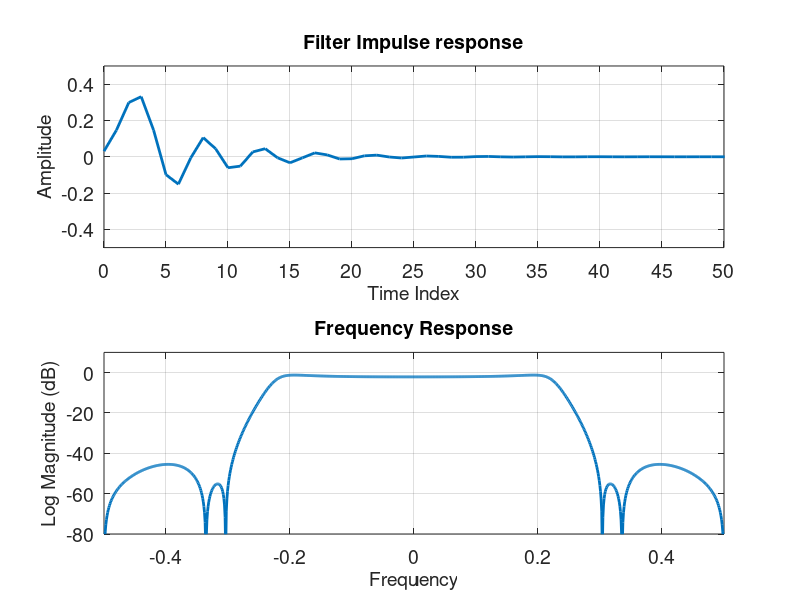
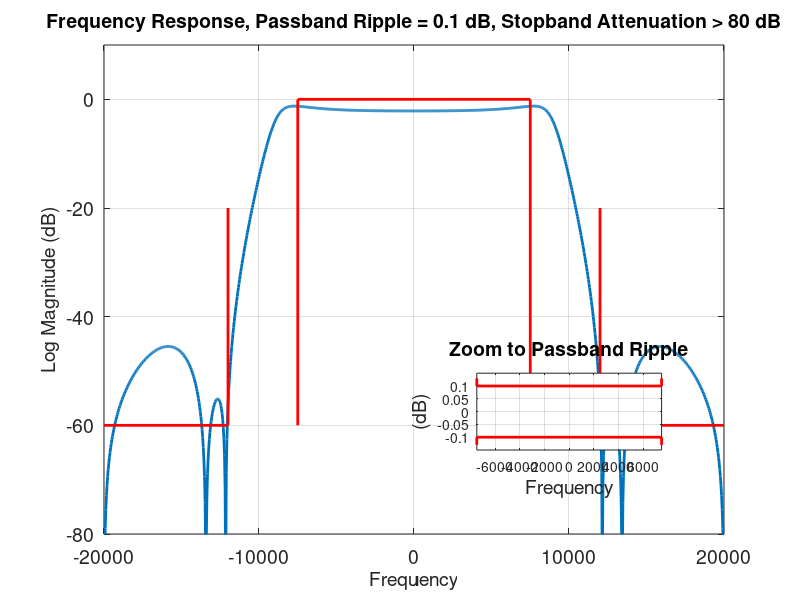
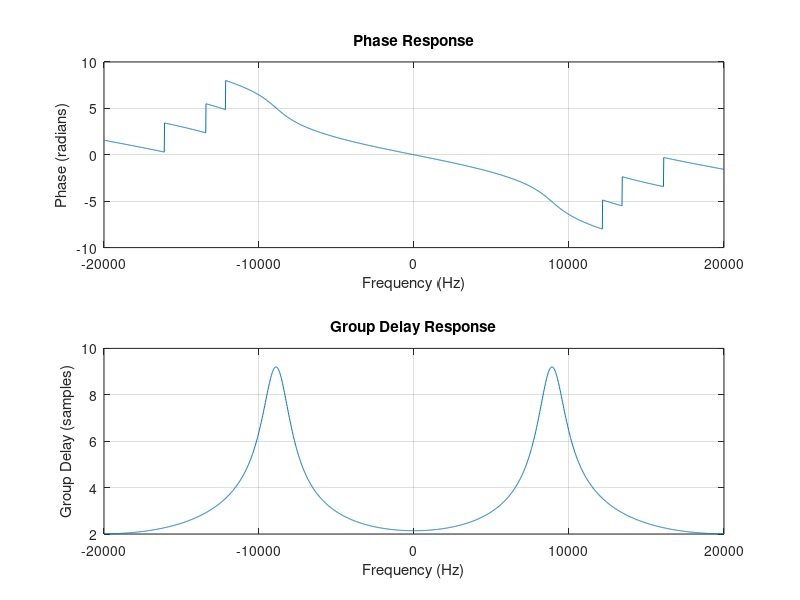
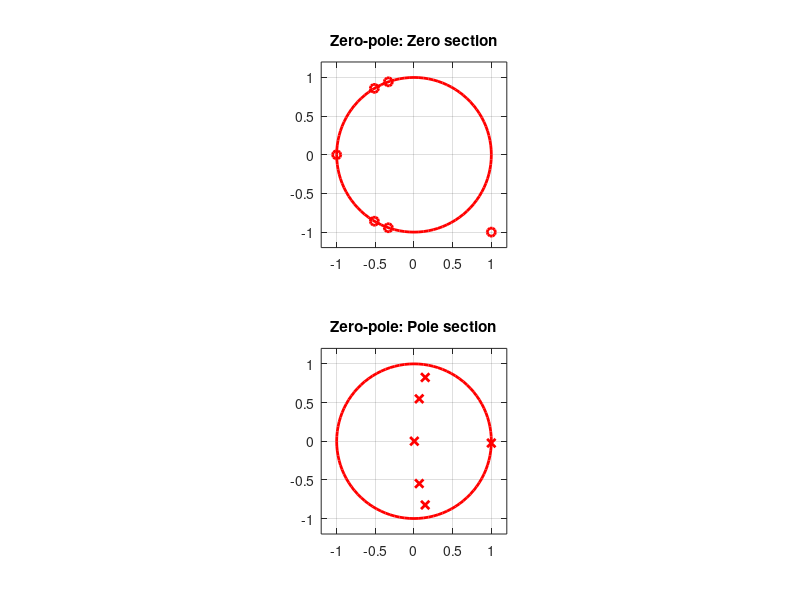

These figures' MATLAB source, in order: (Note: this script raises an error after producing the figures.)
% Clearing data
clc;
close all;
clf reset;
clear;

%%
% Set up

N=7;        % Order of filter
Rs= 60;     % Stopband ripple (dB)

% Math for stopband edge frequency
% W1 = (stopband frequency) / (sampling rate / 2)
f_s = 40e3;
f_stop = 12e3;
f_pass = 7.5e3;

W1 = 2 * f_stop / f_s;
% W1 = 0.30;   % Normalized cutoff frequency (rounded up for margin)

% Designs a Chebyshev Type 2 digital filter
% Ripple in stopband, and ripple-free passband
% Outputs numerator (bb) and denominator (aa) coefficients
[bb,aa] = cheby2(N,Rs,W1, 'low');

% Second order section
[sos,g] = tf2sos(bb,aa);

c1 = sos(1,:);
c2 = sos(2,:);
c3 = sos(3,:);
c4 = sos(4,:);

% Calculating stage factor (used to normalize gain of each sos)
filter_cnt = length(sos(:,1));
factor = zeros(1,filter_cnt);

% Gets factor for each second-order filter
for i=1:filter_cnt
    factor(i) = sum(sos(i,4:6))/sum(sos(i,1:3)); 
end

%%%%%%%%%%%%%%%%%%%%%%%%%%%%%%%%%%%%%%%%%%%%%%%%%%%%%%%%
%% 
% Calculating impulse response (100 samples)
x = [1 zeros(1,100)];
weights = zeros(1,filter_cnt*2-1);
disp(length(weights))
% goes through each sample
feed_forward = 0;
output = zeros(1,101);
for n=1:101
    % Cascades through each filter
    for m=1:filter_cnt
        % w = 0;
        if (m == 1)
            w = x(n)-weights(1) * sos(m,5);                         % feedback term
            feed_forward = (w + weights(1)*sos(1,2))*factor(1);     % scaled feed forward term
            weights(1) = w;                                         % shift feedback into register
        else
            w = feed_forward - weights(2*m-2) * sos(m,5) - ...      % feedback term
                weights(2*m-1) * sos(m,6);
            feed_forward = (w + weights(2*m-2) * sos(m,2) + ...     % scaled feed forward term
                weights(2*m-1) * sos(m,3)) * factor(m);
            weights(2*m-1) = weights(2*m-2);                        % shift feedback from first register to second
            weights(2*m-2) = w;                                     % shift feedback into first
        end
        if (m == filter_cnt)
            output(n) = feed_forward;
        end
    end
end

figure(1)
subplot(2,1,1)
plot(0:100,output,'linewidth',2)
grid on
axis([0 50 -0.5 0.5])
set(gca,'fontsize',14)
set(gca,'xtick',[0:5:100])
title('Filter Impulse response','fontsize',14)
xlabel('Time Index','fontsize',14)
ylabel('Amplitude','fontsize',14)

subplot(2,1,2)
fft_hh = fftshift(20*log10(abs(fft(output,1024))));
plot(-0.5:1/1024:0.5-1/1024,fft_hh,'linewidth',2)
grid on
axis([-0.5 0.5 -80 10])
set(gca,'fontsize',14)
title('Frequency Response','fontsize',14)
xlabel('Frequency','fontsize',14)
ylabel('Log Magnitude (dB)','fontsize',14)

%%%%%%%%%%%%%%%%%%%%%%%%%%%%%%%%%%%%%%%%%%%%%%%%%%%%%%%%
%% 
% Zoom to passband ripple + Log mag frequency response
figure(2)
pb_percent = f_pass;
sb_percent = f_stop;

plot(-f_s/2:f_s/1024:f_s/2- f_s/1024,fft_hh,'linewidth',2)
hold on
plot([sb_percent sb_percent f_s/2],[-20 -60 -60],'r','linewidth',2)
plot([-sb_percent -sb_percent -f_s/2],[-20 -60 -60],'r','linewidth',2)
plot([-pb_percent -pb_percent pb_percent pb_percent],[-60 0 0 -60],'r','linewidth',2)
hold off
grid on
axis([-f_s/2 f_s/2 -80 10])
set(gca,'fontsize',14)
title('Frequency Response, Passband Ripple = 0.1 dB, Stopband Attenuation > 80 dB','fontsize',14)
xlabel('Frequency','fontsize',14)
ylabel('Log Magnitude (dB)','fontsize',14)

axes('position',[0.596 0.25 0.231 0.128])
plot(-f_s/2:f_s/1024:f_s/2- f_s/1024,fft_hh,'linewidth',2)
hold on
plot([-pb_percent -pb_percent pb_percent pb_percent],[-0.13 -0.1 -0.1 -0.13],'r','linewidth',2)
plot([-pb_percent -pb_percent pb_percent pb_percent],[+0.13 +0.1 +0.1 +0.13],'r','linewidth',2)
hold off
grid on
axis([-7.5e3 7.5e3 -0.15 0.15])
title('Zoom to Passband Ripple','fontsize',14)
xlabel('Frequency','fontsize',14)
ylabel('(dB)','fontsize',14)

%%%%%%%%%%%%%%%%%%%%%%%%%%%%%%%%%%%%%%%%%%%%%%%%%%%%%%%%
%%
% Phase response and Group delay
figure(3)
[H, w] = freqz(bb, aa, 1024, f_s);

% Extend to negative frequencies
w_full = [-flip(w(2:end)); w];     % Frequency axis from -fs/2 to fs/2
H_full = [conj(flip(H(2:end))); H]; % Mirror and conjugate response

% Phase response (unwrap to make it continuous)
% Represents how much phase distortion the filter has at each frequency
phase = unwrap(angle(H_full));

% Group delay (manually compute for negative frequencies)
% Represents how much time delay (in samples) the signal components
% experience at each frequency
[gd, w_gd] = grpdelay(bb, aa, 1024, f_s);
gd_full = [flip(gd(2:end)); gd]; % Symmetric group delay for negative frequencies

% Plot Phase Response
subplot(2, 1, 1);
plot(w_full, phase);
title('Phase Response');
xlabel('Frequency (Hz)');
ylabel('Phase (radians)');
grid on;

% Plot Group Delay
subplot(2, 1, 2);
plot([-flip(w_gd(2:end)); w_gd], gd_full);
title('Group Delay Response');
xlabel('Frequency (Hz)');
ylabel('Group Delay (samples)');
grid on;

%%%%%%%%%%%%%%%%%%%%%%%%%%%%%%%%%%%%%%%%%%%%%%%%%%%%%%%%
% Pole-zero plot
% Used for understanding stability of system
% Zeros are the root of the numerators of the polynomial
% Poles are the root of the denominators of the polynomial

figure(4)
subplot(2,1,1)
plot(0,0)
plot(exp(1i*2*pi*(0:0.01:1)),'r','linewidth',2)
hold on

% Plotting zeroes
plot(-1,0,'ro','linewidth',2)
plot(roots(c2(1:3)),'ro','linewidth',2)
plot(roots(c3(1:3)),'ro','linewidth',2)
plot(roots(c4(1:3)),'ro','linewidth',2)

hold off
grid on
axis('equal')
axis([-1.2 1.2 -1.2 1.2])
title('Zero-pole: Zero section')

subplot(2,1,2)
plot(0,0)
plot(exp(1i*2*pi*(0:0.01:1)),'r','linewidth',2)
hold on

% Plotting poles
plot(-c1(5),0,'rx','linewidth',2)
plot(roots(c2(4:6)),'rx','linewidth',2)
plot(roots(c3(4:6)),'rx','linewidth',2)
plot(roots(c4(4:6)),'rx','linewidth',2)
hold off
grid on
axis('equal')
axis([-1.2 1.2 -1.2 1.2])
title('Zero-pole: Pole section')



%% 1000 QPSK
figure(5)
q = qpsk(1000);
qf1 = filter(bb,aa,q);
nyq_filt = sqrt_nyq_y2(4,0.25,12,0);
qf2 = filter(nyq_filt, 1 , qf1);
plot(0:4:400,qf2(1:4:401),'ro')
title('Real Time Series: Inverse cheby, Match Filter, Small Delay')
